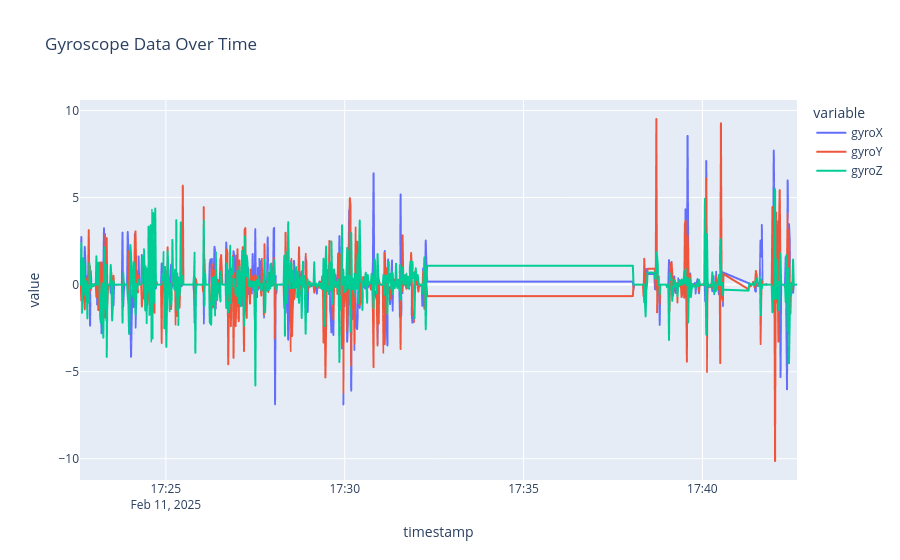

Notebook code cell kept with this figure:
### Markdown cell above
###### Represent the orientation or rotation of an object changes along these three axes.

### Code cell
import warnings

# Suppress the FutureWarning
warnings.simplefilter(action='ignore', category=FutureWarning)



# Assuming your DataFrame is already prepared with 'timestamp' in datetime format
fig_gyro = px.line(df, x='timestamp', y=['gyroX', 'gyroY', 'gyroZ'], title="Gyroscope Data Over Time")
fig_gyro.show()

### Figure 1 — Plotly figure (JSON) as saved in the notebook; plotly's stock layout.template omitted (floating-point values rounded to 4 significant figures; data arrays with more than 128 entries replaced by an {"elided": "..."} marker saying what was removed)
{"data": [{"hovertemplate": "variable=gyroX<br>timestamp=%{x}<br>value=%{y}<extra></extra>", "legendgroup": "gyroX", "line": {"color": "#636efa", "dash": "solid"}, "marker": {"symbol": "circle"}, "mode": "lines", "name": "gyroX", "showlegend": true, "type": "scattergl", "x": {"elided": "774 str values"}, "xaxis": "x", "y": {"elided": "774 float values"}, "yaxis": "y"}, {"hovertemplate": "variable=gyroY<br>timestamp=%{x}<br>value=%{y}<extra></extra>", "legendgroup": "gyroY", "line": {"color": "#EF553B", "dash": "solid"}, "marker": {"symbol": "circle"}, "mode": "lines", "name": "gyroY", "showlegend": true, "type": "scattergl", "x": {"elided": "774 str values"}, "xaxis": "x", "y": {"elided": "774 float values"}, "yaxis": "y"}, {"hovertemplate": "variable=gyroZ<br>timestamp=%{x}<br>value=%{y}<extra></extra>", "legendgroup": "gyroZ", "line": {"color": "#00cc96", "dash": "solid"}, "marker": {"symbol": "circle"}, "mode": "lines", "name": "gyroZ", "showlegend": true, "type": "scattergl", "x": {"elided": "774 str values"}, "xaxis": "x", "y": {"elided": "774 float values"}, "yaxis": "y"}], "layout": {"legend": {"title": {"text": "variable"}, "tracegroupgap": 0}, "title": {"text": "Gyroscope Data Over Time"}, "xaxis": {"anchor": "y", "domain": [0, 1], "title": {"text": "timestamp"}}, "yaxis": {"anchor": "x", "domain": [0, 1], "title": {"text": "value"}}}}
